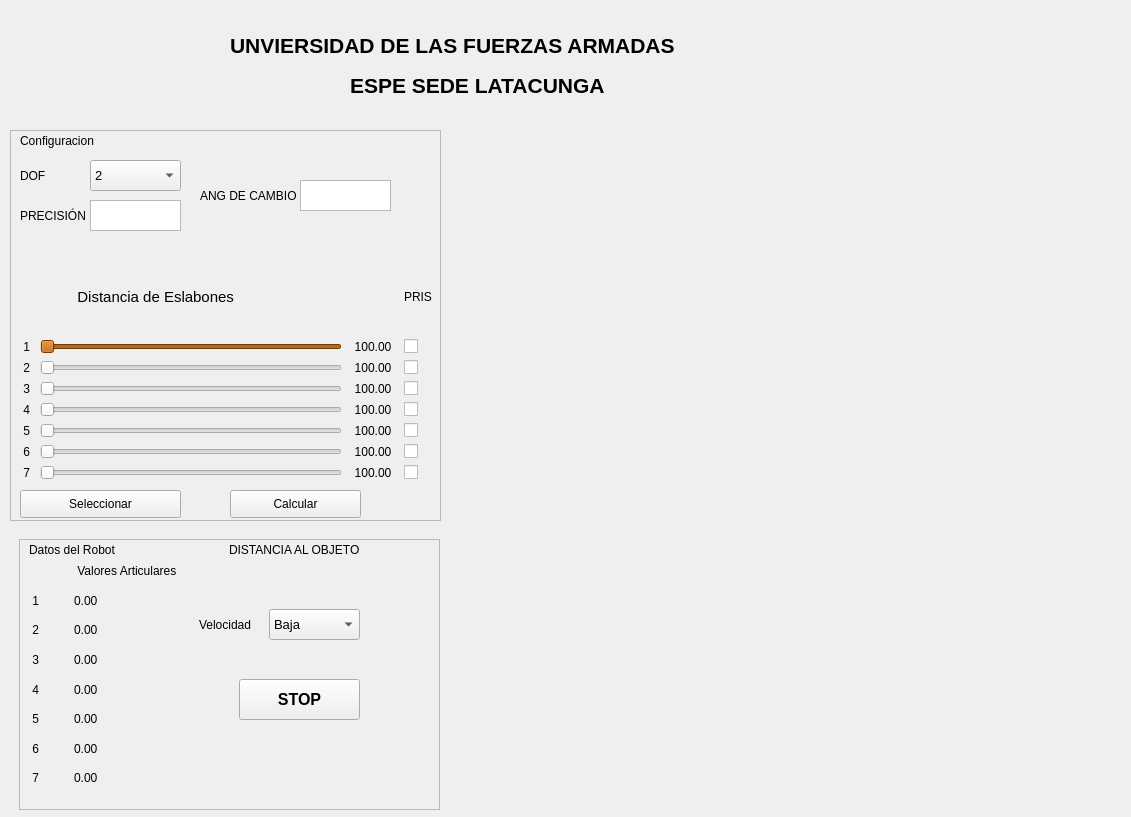
<?xml version="1.0" encoding="UTF-8"?>
<ui version="4.0">
 <class>Form</class>
 <widget class="QWidget" name="Form">
  <property name="geometry">
   <rect>
    <x>0</x>
    <y>0</y>
    <width>1131</width>
    <height>817</height>
   </rect>
  </property>
  <property name="windowTitle">
   <string>Form</string>
  </property>
  <widget class="QLabel" name="label">
   <property name="geometry">
    <rect>
     <x>230</x>
     <y>10</y>
     <width>591</width>
     <height>71</height>
    </rect>
   </property>
   <property name="font">
    <font>
     <pointsize>16</pointsize>
     <weight>75</weight>
     <bold>true</bold>
    </font>
   </property>
   <property name="text">
    <string>UNVIERSIDAD DE LAS FUERZAS ARMADAS</string>
   </property>
  </widget>
  <widget class="QLabel" name="label_2">
   <property name="geometry">
    <rect>
     <x>350</x>
     <y>50</y>
     <width>591</width>
     <height>71</height>
    </rect>
   </property>
   <property name="font">
    <font>
     <pointsize>16</pointsize>
     <weight>75</weight>
     <bold>true</bold>
    </font>
   </property>
   <property name="text">
    <string>ESPE SEDE LATACUNGA</string>
   </property>
  </widget>
  <widget class="QFrame" name="Configuracion">
   <property name="geometry">
    <rect>
     <x>10</x>
     <y>130</y>
     <width>431</width>
     <height>391</height>
    </rect>
   </property>
   <property name="frameShape">
    <enum>QFrame::StyledPanel</enum>
   </property>
   <property name="frameShadow">
    <enum>QFrame::Raised</enum>
   </property>
   <widget class="QLabel" name="label_3">
    <property name="geometry">
     <rect>
      <x>10</x>
      <y>70</y>
      <width>71</width>
      <height>31</height>
     </rect>
    </property>
    <property name="text">
     <string>PRECISIÓN</string>
    </property>
   </widget>
   <widget class="QLabel" name="label_4">
    <property name="geometry">
     <rect>
      <x>10</x>
      <y>30</y>
      <width>71</width>
      <height>31</height>
     </rect>
    </property>
    <property name="text">
     <string>DOF</string>
    </property>
   </widget>
   <widget class="QTextEdit" name="pres_input">
    <property name="geometry">
     <rect>
      <x>80</x>
      <y>70</y>
      <width>91</width>
      <height>31</height>
     </rect>
    </property>
   </widget>
   <widget class="QComboBox" name="DOF">
    <property name="geometry">
     <rect>
      <x>80</x>
      <y>30</y>
      <width>91</width>
      <height>31</height>
     </rect>
    </property>
    <property name="font">
     <font>
      <pointsize>10</pointsize>
     </font>
    </property>
    <item>
     <property name="text">
      <string>2</string>
     </property>
    </item>
    <item>
     <property name="text">
      <string>3</string>
     </property>
    </item>
    <item>
     <property name="text">
      <string>4</string>
     </property>
    </item>
    <item>
     <property name="text">
      <string>5</string>
     </property>
    </item>
    <item>
     <property name="text">
      <string>6</string>
     </property>
    </item>
    <item>
     <property name="text">
      <string>7</string>
     </property>
    </item>
   </widget>
   <widget class="QLabel" name="label_5">
    <property name="geometry">
     <rect>
      <x>10</x>
      <y>0</y>
      <width>91</width>
      <height>21</height>
     </rect>
    </property>
    <property name="text">
     <string>Configuracion</string>
    </property>
   </widget>
   <widget class="QWidget" name="gridLayoutWidget">
    <property name="geometry">
     <rect>
      <x>10</x>
      <y>130</y>
      <width>412</width>
      <height>220</height>
     </rect>
    </property>
    <layout class="QGridLayout" name="gridLayout">
     <item row="7" column="3">
      <widget class="QCheckBox" name="pr6">
       <property name="text">
        <string/>
       </property>
      </widget>
     </item>
     <item row="4" column="3">
      <widget class="QCheckBox" name="pr3">
       <property name="text">
        <string/>
       </property>
      </widget>
     </item>
     <item row="3" column="2">
      <widget class="QLabel" name="d2">
       <property name="text">
        <string>  100.00</string>
       </property>
      </widget>
     </item>
     <item row="3" column="0">
      <widget class="QLabel" name="label_7">
       <property name="text">
        <string> 2 </string>
       </property>
      </widget>
     </item>
     <item row="8" column="1">
      <widget class="QSlider" name="ds7">
       <property name="orientation">
        <enum>Qt::Horizontal</enum>
       </property>
      </widget>
     </item>
     <item row="2" column="3">
      <widget class="QCheckBox" name="pr1">
       <property name="text">
        <string/>
       </property>
      </widget>
     </item>
     <item row="5" column="1">
      <widget class="QSlider" name="ds4">
       <property name="orientation">
        <enum>Qt::Horizontal</enum>
       </property>
      </widget>
     </item>
     <item row="4" column="0">
      <widget class="QLabel" name="label_10">
       <property name="text">
        <string> 3 </string>
       </property>
      </widget>
     </item>
     <item row="6" column="2">
      <widget class="QLabel" name="d5">
       <property name="text">
        <string>  100.00</string>
       </property>
      </widget>
     </item>
     <item row="3" column="1">
      <widget class="QSlider" name="ds2">
       <property name="orientation">
        <enum>Qt::Horizontal</enum>
       </property>
      </widget>
     </item>
     <item row="3" column="3">
      <widget class="QCheckBox" name="pr2">
       <property name="text">
        <string/>
       </property>
      </widget>
     </item>
     <item row="2" column="2">
      <widget class="QLabel" name="d1">
       <property name="text">
        <string>  100.00  </string>
       </property>
      </widget>
     </item>
     <item row="7" column="0">
      <widget class="QLabel" name="label_15">
       <property name="text">
        <string> 6 </string>
       </property>
      </widget>
     </item>
     <item row="6" column="1">
      <widget class="QSlider" name="ds5">
       <property name="orientation">
        <enum>Qt::Horizontal</enum>
       </property>
      </widget>
     </item>
     <item row="4" column="2">
      <widget class="QLabel" name="d3">
       <property name="text">
        <string>  100.00</string>
       </property>
      </widget>
     </item>
     <item row="1" column="3">
      <widget class="QLabel" name="label_17">
       <property name="text">
        <string>PRIS</string>
       </property>
      </widget>
     </item>
     <item row="6" column="0">
      <widget class="QLabel" name="label_8">
       <property name="text">
        <string> 5 </string>
       </property>
      </widget>
     </item>
     <item row="8" column="0">
      <widget class="QLabel" name="label_22">
       <property name="text">
        <string> 7 </string>
       </property>
      </widget>
     </item>
     <item row="7" column="2">
      <widget class="QLabel" name="d6">
       <property name="text">
        <string>  100.00</string>
       </property>
      </widget>
     </item>
     <item row="8" column="3">
      <widget class="QCheckBox" name="pr7">
       <property name="text">
        <string/>
       </property>
      </widget>
     </item>
     <item row="5" column="2">
      <widget class="QLabel" name="d4">
       <property name="text">
        <string>  100.00</string>
       </property>
      </widget>
     </item>
     <item row="7" column="1">
      <widget class="QSlider" name="ds6">
       <property name="orientation">
        <enum>Qt::Horizontal</enum>
       </property>
      </widget>
     </item>
     <item row="2" column="0">
      <widget class="QLabel" name="label_14">
       <property name="text">
        <string> 1 </string>
       </property>
      </widget>
     </item>
     <item row="1" column="1">
      <widget class="QLabel" name="label_12">
       <property name="font">
        <font>
         <pointsize>11</pointsize>
        </font>
       </property>
       <property name="text">
        <string>         Distancia de Eslabones</string>
       </property>
      </widget>
     </item>
     <item row="4" column="1">
      <widget class="QSlider" name="ds3">
       <property name="orientation">
        <enum>Qt::Horizontal</enum>
       </property>
      </widget>
     </item>
     <item row="8" column="2">
      <widget class="QLabel" name="d7">
       <property name="text">
        <string>  100.00</string>
       </property>
      </widget>
     </item>
     <item row="6" column="3">
      <widget class="QCheckBox" name="pr5">
       <property name="text">
        <string/>
       </property>
      </widget>
     </item>
     <item row="5" column="0">
      <widget class="QLabel" name="label_6">
       <property name="text">
        <string> 4 </string>
       </property>
      </widget>
     </item>
     <item row="1" column="2">
      <widget class="QLabel" name="label_9">
       <property name="font">
        <font>
         <pointsize>11</pointsize>
        </font>
       </property>
       <property name="text">
        <string/>
       </property>
      </widget>
     </item>
     <item row="5" column="3">
      <widget class="QCheckBox" name="pr4">
       <property name="text">
        <string/>
       </property>
      </widget>
     </item>
     <item row="2" column="1">
      <widget class="QSlider" name="ds1">
       <property name="enabled">
        <bool>true</bool>
       </property>
       <property name="palette">
        <palette>
         <active>
          <colorrole role="WindowText">
           <brush brushstyle="SolidPattern">
            <color alpha="255">
             <red>0</red>
             <green>0</green>
             <blue>0</blue>
            </color>
           </brush>
          </colorrole>
          <colorrole role="Button">
           <brush brushstyle="SolidPattern">
            <color alpha="255">
             <red>170</red>
             <green>85</green>
             <blue>0</blue>
            </color>
           </brush>
          </colorrole>
          <colorrole role="Light">
           <brush brushstyle="SolidPattern">
            <color alpha="255">
             <red>255</red>
             <green>128</green>
             <blue>0</blue>
            </color>
           </brush>
          </colorrole>
          <colorrole role="Midlight">
           <brush brushstyle="SolidPattern">
            <color alpha="255">
             <red>212</red>
             <green>106</green>
             <blue>0</blue>
            </color>
           </brush>
          </colorrole>
          <colorrole role="Dark">
           <brush brushstyle="SolidPattern">
            <color alpha="255">
             <red>85</red>
             <green>42</green>
             <blue>0</blue>
            </color>
           </brush>
          </colorrole>
          <colorrole role="Mid">
           <brush brushstyle="SolidPattern">
            <color alpha="255">
             <red>113</red>
             <green>56</green>
             <blue>0</blue>
            </color>
           </brush>
          </colorrole>
          <colorrole role="Text">
           <brush brushstyle="SolidPattern">
            <color alpha="255">
             <red>0</red>
             <green>0</green>
             <blue>0</blue>
            </color>
           </brush>
          </colorrole>
          <colorrole role="BrightText">
           <brush brushstyle="SolidPattern">
            <color alpha="255">
             <red>255</red>
             <green>255</green>
             <blue>255</blue>
            </color>
           </brush>
          </colorrole>
          <colorrole role="ButtonText">
           <brush brushstyle="SolidPattern">
            <color alpha="255">
             <red>0</red>
             <green>0</green>
             <blue>0</blue>
            </color>
           </brush>
          </colorrole>
          <colorrole role="Base">
           <brush brushstyle="SolidPattern">
            <color alpha="255">
             <red>255</red>
             <green>255</green>
             <blue>255</blue>
            </color>
           </brush>
          </colorrole>
          <colorrole role="Window">
           <brush brushstyle="SolidPattern">
            <color alpha="255">
             <red>170</red>
             <green>85</green>
             <blue>0</blue>
            </color>
           </brush>
          </colorrole>
          <colorrole role="Shadow">
           <brush brushstyle="SolidPattern">
            <color alpha="255">
             <red>0</red>
             <green>0</green>
             <blue>0</blue>
            </color>
           </brush>
          </colorrole>
          <colorrole role="AlternateBase">
           <brush brushstyle="SolidPattern">
            <color alpha="255">
             <red>212</red>
             <green>170</green>
             <blue>127</blue>
            </color>
           </brush>
          </colorrole>
          <colorrole role="ToolTipBase">
           <brush brushstyle="SolidPattern">
            <color alpha="255">
             <red>255</red>
             <green>255</green>
             <blue>220</blue>
            </color>
           </brush>
          </colorrole>
          <colorrole role="ToolTipText">
           <brush brushstyle="SolidPattern">
            <color alpha="255">
             <red>0</red>
             <green>0</green>
             <blue>0</blue>
            </color>
           </brush>
          </colorrole>
          <colorrole role="PlaceholderText">
           <brush brushstyle="SolidPattern">
            <color alpha="128">
             <red>0</red>
             <green>0</green>
             <blue>0</blue>
            </color>
           </brush>
          </colorrole>
         </active>
         <inactive>
          <colorrole role="WindowText">
           <brush brushstyle="SolidPattern">
            <color alpha="255">
             <red>0</red>
             <green>0</green>
             <blue>0</blue>
            </color>
           </brush>
          </colorrole>
          <colorrole role="Button">
           <brush brushstyle="SolidPattern">
            <color alpha="255">
             <red>170</red>
             <green>85</green>
             <blue>0</blue>
            </color>
           </brush>
          </colorrole>
          <colorrole role="Light">
           <brush brushstyle="SolidPattern">
            <color alpha="255">
             <red>255</red>
             <green>128</green>
             <blue>0</blue>
            </color>
           </brush>
          </colorrole>
          <colorrole role="Midlight">
           <brush brushstyle="SolidPattern">
            <color alpha="255">
             <red>212</red>
             <green>106</green>
             <blue>0</blue>
            </color>
           </brush>
          </colorrole>
          <colorrole role="Dark">
           <brush brushstyle="SolidPattern">
            <color alpha="255">
             <red>85</red>
             <green>42</green>
             <blue>0</blue>
            </color>
           </brush>
          </colorrole>
          <colorrole role="Mid">
           <brush brushstyle="SolidPattern">
            <color alpha="255">
             <red>113</red>
             <green>56</green>
             <blue>0</blue>
            </color>
           </brush>
          </colorrole>
          <colorrole role="Text">
           <brush brushstyle="SolidPattern">
            <color alpha="255">
             <red>0</red>
             <green>0</green>
             <blue>0</blue>
            </color>
           </brush>
          </colorrole>
          <colorrole role="BrightText">
           <brush brushstyle="SolidPattern">
            <color alpha="255">
             <red>255</red>
             <green>255</green>
             <blue>255</blue>
            </color>
           </brush>
          </colorrole>
          <colorrole role="ButtonText">
           <brush brushstyle="SolidPattern">
            <color alpha="255">
             <red>0</red>
             <green>0</green>
             <blue>0</blue>
            </color>
           </brush>
          </colorrole>
          <colorrole role="Base">
           <brush brushstyle="SolidPattern">
            <color alpha="255">
             <red>255</red>
             <green>255</green>
             <blue>255</blue>
            </color>
           </brush>
          </colorrole>
          <colorrole role="Window">
           <brush brushstyle="SolidPattern">
            <color alpha="255">
             <red>170</red>
             <green>85</green>
             <blue>0</blue>
            </color>
           </brush>
          </colorrole>
          <colorrole role="Shadow">
           <brush brushstyle="SolidPattern">
            <color alpha="255">
             <red>0</red>
             <green>0</green>
             <blue>0</blue>
            </color>
           </brush>
          </colorrole>
          <colorrole role="AlternateBase">
           <brush brushstyle="SolidPattern">
            <color alpha="255">
             <red>212</red>
             <green>170</green>
             <blue>127</blue>
            </color>
           </brush>
          </colorrole>
          <colorrole role="ToolTipBase">
           <brush brushstyle="SolidPattern">
            <color alpha="255">
             <red>255</red>
             <green>255</green>
             <blue>220</blue>
            </color>
           </brush>
          </colorrole>
          <colorrole role="ToolTipText">
           <brush brushstyle="SolidPattern">
            <color alpha="255">
             <red>0</red>
             <green>0</green>
             <blue>0</blue>
            </color>
           </brush>
          </colorrole>
          <colorrole role="PlaceholderText">
           <brush brushstyle="SolidPattern">
            <color alpha="128">
             <red>0</red>
             <green>0</green>
             <blue>0</blue>
            </color>
           </brush>
          </colorrole>
         </inactive>
         <disabled>
          <colorrole role="WindowText">
           <brush brushstyle="SolidPattern">
            <color alpha="255">
             <red>85</red>
             <green>42</green>
             <blue>0</blue>
            </color>
           </brush>
          </colorrole>
          <colorrole role="Button">
           <brush brushstyle="SolidPattern">
            <color alpha="255">
             <red>170</red>
             <green>85</green>
             <blue>0</blue>
            </color>
           </brush>
          </colorrole>
          <colorrole role="Light">
           <brush brushstyle="SolidPattern">
            <color alpha="255">
             <red>255</red>
             <green>128</green>
             <blue>0</blue>
            </color>
           </brush>
          </colorrole>
          <colorrole role="Midlight">
           <brush brushstyle="SolidPattern">
            <color alpha="255">
             <red>212</red>
             <green>106</green>
             <blue>0</blue>
            </color>
           </brush>
          </colorrole>
          <colorrole role="Dark">
           <brush brushstyle="SolidPattern">
            <color alpha="255">
             <red>85</red>
             <green>42</green>
             <blue>0</blue>
            </color>
           </brush>
          </colorrole>
          <colorrole role="Mid">
           <brush brushstyle="SolidPattern">
            <color alpha="255">
             <red>113</red>
             <green>56</green>
             <blue>0</blue>
            </color>
           </brush>
          </colorrole>
          <colorrole role="Text">
           <brush brushstyle="SolidPattern">
            <color alpha="255">
             <red>85</red>
             <green>42</green>
             <blue>0</blue>
            </color>
           </brush>
          </colorrole>
          <colorrole role="BrightText">
           <brush brushstyle="SolidPattern">
            <color alpha="255">
             <red>255</red>
             <green>255</green>
             <blue>255</blue>
            </color>
           </brush>
          </colorrole>
          <colorrole role="ButtonText">
           <brush brushstyle="SolidPattern">
            <color alpha="255">
             <red>85</red>
             <green>42</green>
             <blue>0</blue>
            </color>
           </brush>
          </colorrole>
          <colorrole role="Base">
           <brush brushstyle="SolidPattern">
            <color alpha="255">
             <red>170</red>
             <green>85</green>
             <blue>0</blue>
            </color>
           </brush>
          </colorrole>
          <colorrole role="Window">
           <brush brushstyle="SolidPattern">
            <color alpha="255">
             <red>170</red>
             <green>85</green>
             <blue>0</blue>
            </color>
           </brush>
          </colorrole>
          <colorrole role="Shadow">
           <brush brushstyle="SolidPattern">
            <color alpha="255">
             <red>0</red>
             <green>0</green>
             <blue>0</blue>
            </color>
           </brush>
          </colorrole>
          <colorrole role="AlternateBase">
           <brush brushstyle="SolidPattern">
            <color alpha="255">
             <red>170</red>
             <green>85</green>
             <blue>0</blue>
            </color>
           </brush>
          </colorrole>
          <colorrole role="ToolTipBase">
           <brush brushstyle="SolidPattern">
            <color alpha="255">
             <red>255</red>
             <green>255</green>
             <blue>220</blue>
            </color>
           </brush>
          </colorrole>
          <colorrole role="ToolTipText">
           <brush brushstyle="SolidPattern">
            <color alpha="255">
             <red>0</red>
             <green>0</green>
             <blue>0</blue>
            </color>
           </brush>
          </colorrole>
          <colorrole role="PlaceholderText">
           <brush brushstyle="SolidPattern">
            <color alpha="128">
             <red>0</red>
             <green>0</green>
             <blue>0</blue>
            </color>
           </brush>
          </colorrole>
         </disabled>
        </palette>
       </property>
       <property name="orientation">
        <enum>Qt::Horizontal</enum>
       </property>
      </widget>
     </item>
    </layout>
   </widget>
   <widget class="QPushButton" name="puntof">
    <property name="geometry">
     <rect>
      <x>10</x>
      <y>360</y>
      <width>161</width>
      <height>28</height>
     </rect>
    </property>
    <property name="text">
     <string>Seleccionar</string>
    </property>
   </widget>
   <widget class="QPushButton" name="calcular">
    <property name="geometry">
     <rect>
      <x>220</x>
      <y>360</y>
      <width>131</width>
      <height>28</height>
     </rect>
    </property>
    <property name="text">
     <string>Calcular</string>
    </property>
   </widget>
   <widget class="QLabel" name="label_18">
    <property name="geometry">
     <rect>
      <x>190</x>
      <y>50</y>
      <width>101</width>
      <height>31</height>
     </rect>
    </property>
    <property name="text">
     <string>ANG DE CAMBIO</string>
    </property>
   </widget>
   <widget class="QTextEdit" name="angcambio">
    <property name="geometry">
     <rect>
      <x>290</x>
      <y>50</y>
      <width>91</width>
      <height>31</height>
     </rect>
    </property>
   </widget>
  </widget>
  <widget class="QFrame" name="frame">
   <property name="geometry">
    <rect>
     <x>19</x>
     <y>539</y>
     <width>421</width>
     <height>271</height>
    </rect>
   </property>
   <property name="frameShape">
    <enum>QFrame::StyledPanel</enum>
   </property>
   <property name="frameShadow">
    <enum>QFrame::Raised</enum>
   </property>
   <widget class="QLabel" name="label_11">
    <property name="geometry">
     <rect>
      <x>10</x>
      <y>0</y>
      <width>91</width>
      <height>21</height>
     </rect>
    </property>
    <property name="text">
     <string>Datos del Robot</string>
    </property>
   </widget>
   <widget class="QWidget" name="gridLayoutWidget_2">
    <property name="geometry">
     <rect>
      <x>10</x>
      <y>20</y>
      <width>151</width>
      <height>231</height>
     </rect>
    </property>
    <layout class="QGridLayout" name="gridLayout_2">
     <item row="4" column="1">
      <widget class="QLabel" name="df4">
       <property name="text">
        <string>0.00</string>
       </property>
      </widget>
     </item>
     <item row="0" column="1">
      <widget class="QLabel" name="label_26">
       <property name="text">
        <string> Valores Articulares </string>
       </property>
      </widget>
     </item>
     <item row="4" column="0">
      <widget class="QLabel" name="label_31">
       <property name="text">
        <string> 4 </string>
       </property>
      </widget>
     </item>
     <item row="2" column="1">
      <widget class="QLabel" name="df2">
       <property name="text">
        <string>0.00</string>
       </property>
      </widget>
     </item>
     <item row="3" column="1">
      <widget class="QLabel" name="df3">
       <property name="text">
        <string>0.00</string>
       </property>
      </widget>
     </item>
     <item row="6" column="1">
      <widget class="QLabel" name="df6">
       <property name="text">
        <string>0.00</string>
       </property>
      </widget>
     </item>
     <item row="1" column="1">
      <widget class="QLabel" name="df1">
       <property name="text">
        <string>0.00</string>
       </property>
      </widget>
     </item>
     <item row="2" column="0">
      <widget class="QLabel" name="label_29">
       <property name="text">
        <string> 2 </string>
       </property>
      </widget>
     </item>
     <item row="1" column="0">
      <widget class="QLabel" name="label_24">
       <property name="text">
        <string> 1 </string>
       </property>
      </widget>
     </item>
     <item row="3" column="0">
      <widget class="QLabel" name="label_13">
       <property name="text">
        <string> 3 </string>
       </property>
      </widget>
     </item>
     <item row="6" column="0">
      <widget class="QLabel" name="label_27">
       <property name="text">
        <string> 6 </string>
       </property>
      </widget>
     </item>
     <item row="5" column="1">
      <widget class="QLabel" name="df5">
       <property name="text">
        <string>0.00</string>
       </property>
      </widget>
     </item>
     <item row="5" column="0">
      <widget class="QLabel" name="label_30">
       <property name="text">
        <string> 5 </string>
       </property>
      </widget>
     </item>
     <item row="7" column="0">
      <widget class="QLabel" name="label_28">
       <property name="text">
        <string> 7 </string>
       </property>
      </widget>
     </item>
     <item row="7" column="1">
      <widget class="QLabel" name="df7">
       <property name="text">
        <string>0.00</string>
       </property>
      </widget>
     </item>
    </layout>
   </widget>
   <widget class="QLabel" name="label_38">
    <property name="geometry">
     <rect>
      <x>210</x>
      <y>0</y>
      <width>151</width>
      <height>21</height>
     </rect>
    </property>
    <property name="text">
     <string>DISTANCIA AL OBJETO</string>
    </property>
   </widget>
   <widget class="QLabel" name="disobj">
    <property name="geometry">
     <rect>
      <x>200</x>
      <y>30</y>
      <width>151</width>
      <height>21</height>
     </rect>
    </property>
    <property name="text">
     <string/>
    </property>
   </widget>
   <widget class="QComboBox" name="vel">
    <property name="geometry">
     <rect>
      <x>250</x>
      <y>70</y>
      <width>91</width>
      <height>31</height>
     </rect>
    </property>
    <property name="font">
     <font>
      <pointsize>10</pointsize>
     </font>
    </property>
    <item>
     <property name="text">
      <string>Baja</string>
     </property>
    </item>
    <item>
     <property name="text">
      <string>Media</string>
     </property>
    </item>
    <item>
     <property name="text">
      <string>Alta</string>
     </property>
    </item>
   </widget>
   <widget class="QLabel" name="label_16">
    <property name="geometry">
     <rect>
      <x>180</x>
      <y>70</y>
      <width>71</width>
      <height>31</height>
     </rect>
    </property>
    <property name="text">
     <string>Velocidad</string>
    </property>
   </widget>
   <widget class="QPushButton" name="stop">
    <property name="geometry">
     <rect>
      <x>220</x>
      <y>140</y>
      <width>121</width>
      <height>41</height>
     </rect>
    </property>
    <property name="font">
     <font>
      <pointsize>12</pointsize>
      <weight>75</weight>
      <bold>true</bold>
     </font>
    </property>
    <property name="text">
     <string>STOP</string>
    </property>
   </widget>
  </widget>
  <widget class="QLabel" name="figure">
   <property name="geometry">
    <rect>
     <x>474</x>
     <y>135</y>
     <width>620</width>
     <height>620</height>
    </rect>
   </property>
   <property name="text">
    <string/>
   </property>
  </widget>
 </widget>
 <resources/>
 <connections/>
</ui>
